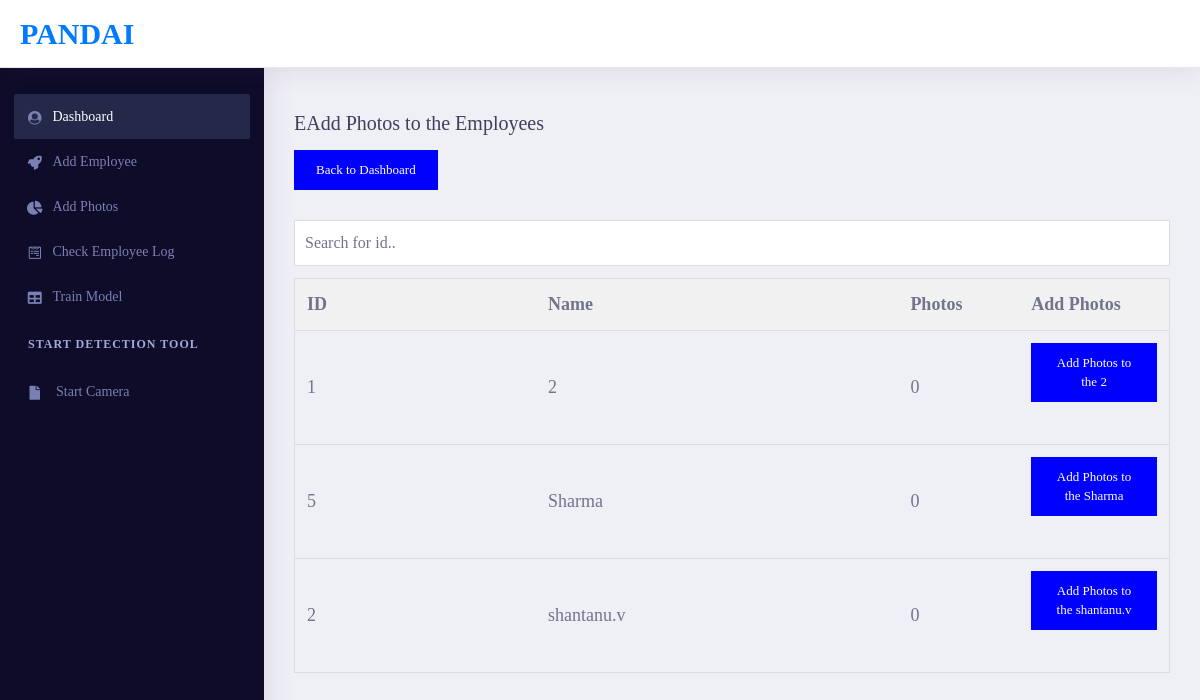
Before: /add_photos/ with the older database file.
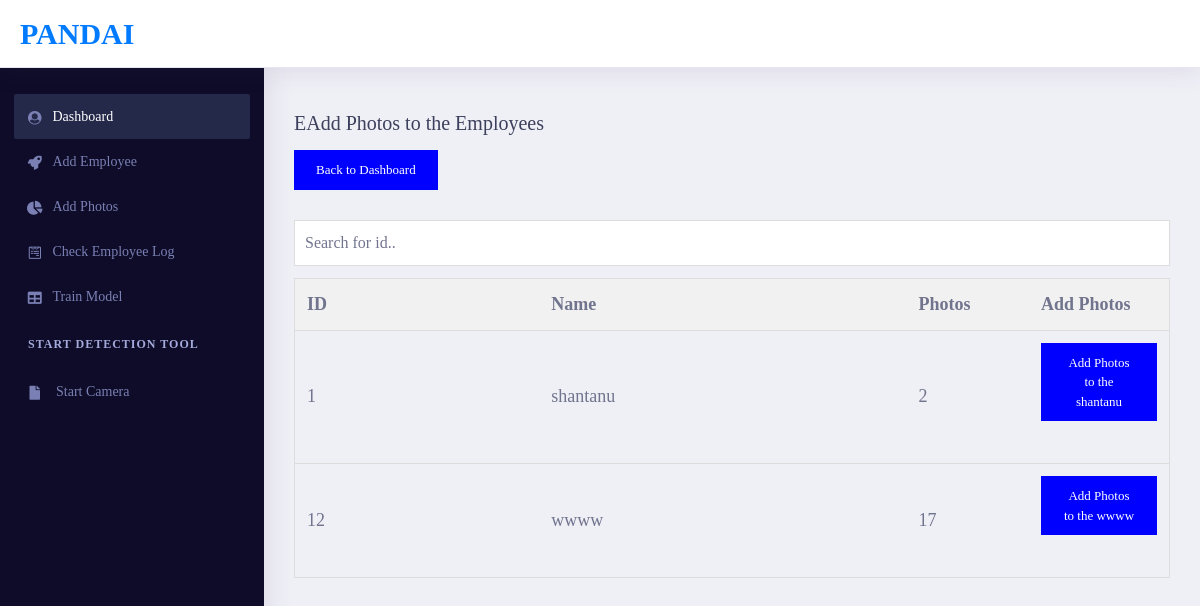
After: the same page with the newer database file.
### app/models.py (models this page shows, shortened)
class Employee(models.Model):
	id = models.CharField(primary_key=True, max_length=10)
	name = models.CharField(max_length=50)
	def num_photos(self):
		try:
			DIR = f"app/facerec/dataset/{self.name}_{self.id}"
			img_count = len(os.listdir(DIR))
			return img_count
		except:
			return 0

### app/views.py (the view)
# urls.py: path('add_photos/', views.add_photos, name='add_photos'),
def add_photos(request):
	emp_list = Employee.objects.all()
	return render(request, 'app/add_photos.html', {'emp_list': emp_list})

### app/templates/app/add_photos.html (shortened to what this page needs)
<!doctype html>
<html lang="en">
{% extends 'base.html' %}
{% load staticfiles %}
{% block content %}
<head>
</head>
<body>
    <div class="dashboard-main-wrapper">
	    <div class="dashboard-header">
	        <nav class="navbar navbar-expand-lg bg-white fixed-top">
	            <a class="navbar-brand" href="index.html">PANDAI </a>
	        </nav>
	    </div>
	    <div class="nav-left-sidebar sidebar-dark">
	        <div class="menu-list">
	            <nav class="navbar navbar-expand-lg navbar-light">
	                <div class="collapse navbar-collapse" id="navbarNav">
	                    <ul class="navbar-nav flex-column">
	                        <li class="nav-divider">
	                        </li>
	                        <li class="nav-item ">
	                            <a class="nav-link active" href="{% url 'index' %}" ><i class="fa fa-fw fa-user-circle"></i>Dashboard <span class="badge badge-success">6</span></a>
	                        </li>
	                        <li class="nav-item">
	                            <a class="nav-link" href="{% url 'add_emp' %}"><i class="fa fa-fw fa-rocket"></i>Add Employee</a>
	                        </li>
	                        <li class="nav-item">
	                            <a class="nav-link" href="{% url 'add_photos' %}"><i class="fas fa-fw fa-chart-pie"></i>Add Photos</a>
	                        </li>
	                        <li class="nav-item ">
	                            <a class="nav-link" href="{% url 'detected' %}"><i class="fab fa-fw fa-wpforms"></i>Check Employee Log</a>
	                        </li>
	                        <li class="nav-item">
	                            <a class="nav-link" href="{% url 'train_model' %}"><i class="fas fa-fw fa-table"></i>Train Model</a>
	                        </li>
	                        <li class="nav-divider">
	                            Start Detection Tool
	                        </li>
	                        <li class="nav-item">
	                            <a class="nav-link" href="{% url 'identify' %}"><i class="fas fa-fw fa-file"></i> Start Camera </a>
	                        </li>
	                            </div>
	                </div>
	        </div>
	    </div>
	    <div class="dashboard-wrapper">
	        <div class="dashboard-influence">
	            <div class="container-fluid dashboard-content">
				  <h3>EAdd Photos to the Employees</h3>
          <div class="separator"><a href="http://127.0.0.1:8000"><div class = "back"> Back to Dashboard</div></a> </div>
  <input type="text" id="myInput" onkeyup="myFunction()" placeholder="Search for id.." style="float: right;padding: 10px;">
  <table id="myTable">
    	<tr class="header">
      	<th width="200">ID</th>
      	<th width="300">Name</th>
        <th width="100">Photos</th>
         <th width="100">Add Photos</th>
  	</tr>
  	{% for emp in emp_list %}
  		<tr style="height: 50px; width: 50px;">
  			<td>{{emp.id}}</td>
  			<td><a href="{% url 'click_photos' emp.id %}">{{emp.name}}</a></td>
        <td>{{emp.num_photos}}</td>
        <td><div class="separator"><a href="{% url 'click_photos' emp.id %}"><div class = "back"> Add Photos to the  {{emp.name}}</div></a> </div></td>
  		</tr>
  	{% endfor %}
  </table>
	                </div>
					</div></div>
</body>
</html>
{% endblock %}

### app/templates/base.html (shortened to what this page needs)
{% load static %}
<!DOCTYPE html>
<html>
<head>
	<link href="https://stackpath.bootstrapcdn.com/bootstrap/4.1.3/css/bootstrap.min.css" rel="stylesheet">
	<link href="http://maxcdn.bootstrapcdn.com/font-awesome/4.2.0/css/font-awesome.min.css" rel="stylesheet">
     <link rel="stylesheet" href="{% static 'vendor/bootstrap/css/bootstrap.min.css' %}">
    <link href="{% static 'vendor/fonts/circular-std/style.css" rel="stylesheet"' %}">
    <link rel="stylesheet" href="{% static 'libs/css/style.css' %}">
    <link rel="stylesheet" href="{% static 'vendor/fonts/fontawesome/css/fontawesome-all.css' %}">
    <link rel="stylesheet" href="{% static 'vendor/charts/morris-bundle/morris.css' %}">
    <link rel="stylesheet" href="{% static 'vendor/fonts/material-design-iconic-font/css/materialdesignicons.min.css' %}">
</head>
<body>
	<br>
	{% block content %}{% endblock %}
</body>
</html>

### app/templates/app/add_photos.html (style rules this page uses)
* { box-sizing: border-box; }
#myInput { background-image: url('/css/searchicon.png'); background-position: 10px 10px; background-repeat: no-repeat; width: 100%; font-size: 16px; padding: 12px 20px 12px 40px; border: 1px solid #ddd; margin-bottom: 12px; }
#myTable { border-collapse: collapse; width: 100%; border: 1px solid #ddd; font-size: 18px; }
#myTable th, #myTable td { text-align: left; padding: 12px; }
#myTable tr { border-bottom: 1px solid #ddd; }
#myTable tr.header, #myTable tr:hover { background-color: #f1f1f1; }
.back { background-color: blue; border: none; color: white; padding: 10px 22px; text-align: center; text-decoration: none; display: inline-block; font-size: 13px; }
.separator { padding-bottom:30px; }

Changed rows visible on the page:
removed Employee: id "5", name "Sharma", num_photos "0"
removed Employee: id "2", name "shantanu.v", num_photos "0"
changed Employee id 1: name "2" → "shantanu"; num_photos "0" → "2"
added Employee: id "12", name "wwww", num_photos "17"
